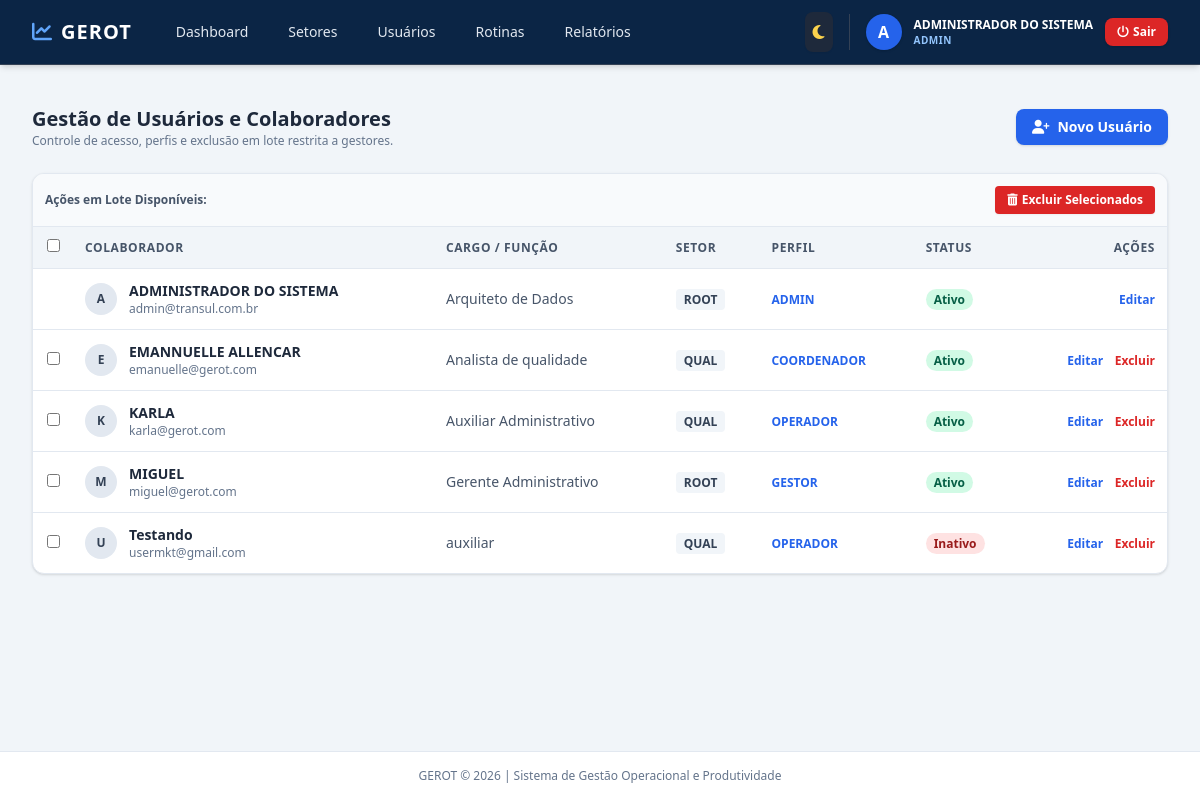
Screenshot of /admin/usuarios (signed in) with the database file from the repository.
### app/models/usuario.py (models this page shows, shortened)
class Usuario(UserMixin, db.Model):
    __tablename__ = 'usuarios'
    id = db.Column(db.Integer, primary_key=True)
    username = db.Column(db.String(64), unique=True, nullable=False, index=True)
    email = db.Column(db.String(120), unique=True, nullable=False, index=True)
    password_hash = db.Column(db.String(256))
    role = db.Column(db.String(20), default='operador', nullable=False)
    ativo = db.Column(db.Boolean, default=False)
    nome_completo = db.Column(db.String(150), nullable=False)
    cpf = db.Column(db.String(14), unique=True, nullable=False)
    rg_numero = db.Column(db.String(20))
    rg_orgao_emissor = db.Column(db.String(20))
    rg_uf = db.Column(db.String(2))
    data_nascimento = db.Column(db.Date)
    sexo = db.Column(db.String(20))
    estado_civil = db.Column(db.String(20))
    telefone_principal = db.Column(db.String(20))
    logradouro = db.Column(db.String(150))
    numero_endereco = db.Column(db.String(20))
    bairro = db.Column(db.String(100))
    cidade = db.Column(db.String(100))
    uf_endereco = db.Column(db.String(2))
    cep = db.Column(db.String(10))
    matricula = db.Column(db.String(50), unique=True, nullable=True)
    cargo = db.Column(db.String(100))
    funcao = db.Column(db.String(100))
    setor_id = db.Column(db.Integer, db.ForeignKey('setores.id'), nullable=False)
    setores_secundarios = db.relationship(
        'Setor',
        secondary=usuario_setores_secundarios,
        backref=db.backref('coordenadores_secundarios', lazy='dynamic')
    )
    tipo_vinculo = db.Column(db.String(50))
    data_admissao = db.Column(db.Date)
    data_cadastro = db.Column(db.DateTime, default=datetime.utcnow)
    ultimo_login = db.Column(db.DateTime)
    status_cadastro = db.Column(db.String(20), default='incompleto')
    cadastrado_por_id = db.Column(db.Integer, db.ForeignKey('usuarios.id'), nullable=True)
    cadastrador = db.relationship('Usuario', remote_side=[id], backref='usuarios_cadastrados')
    lancamentos = db.relationship('Lancamento', backref='autor', lazy='dynamic', foreign_keys='Lancamento.usuario_id')
    correcoes_aprovadas = db.relationship('Lancamento', backref='aprovador', lazy='dynamic', foreign_keys='Lancamento.correcao_aprovada_por')
    @property
    def is_admin(self):
        return self.role == 'admin'

### app/models/setor.py (models this page shows, shortened)
class Setor(db.Model):
    __tablename__ = 'setores'
    id = db.Column(db.Integer, primary_key=True)
    nome = db.Column(db.String(100), unique=True, nullable=False, index=True)
    sigla = db.Column(db.String(20), unique=True, nullable=False)
    codigo_interno = db.Column(db.String(50), unique=True, nullable=False)
    data_criacao_sistema = db.Column(db.DateTime, default=datetime.utcnow)
    ativo = db.Column(db.Boolean, default=True)
    hierarquia_pai_id = db.Column(db.Integer, db.ForeignKey('setores.id'), nullable=True)
    responsavel_id = db.Column(db.Integer, db.ForeignKey('usuarios.id', use_alter=True, name='fk_setor_responsavel'), nullable=True)
    substituto_id = db.Column(db.Integer, db.ForeignKey('usuarios.id', use_alter=True, name='fk_setor_substituto'), nullable=True)
    tipo_setor = db.Column(db.String(30))
    natureza_atuacao = db.Column(db.String(30))
    missao_setor = db.Column(db.Text, nullable=True)
    descricao_atividades = db.Column(db.Text, nullable=True)
    nivel_complexidade = db.Column(db.String(20), default='Média')
    nivel_repetitividade = db.Column(db.String(20), default='Média')
    limite_max_colaboradores = db.Column(db.Integer, default=0)
    cargos_permitidos = db.Column(db.Text)
    turno_operacao = db.Column(db.String(50))
    escala_trabalho = db.Column(db.String(50))
    sub_setores = db.relationship(
        'Setor',
        backref=db.backref('pai', remote_side=[id]),
        lazy='dynamic'
    )
    usuarios = db.relationship(
        'Usuario',
        backref='setor_pertencente',
        lazy='dynamic',
        foreign_keys='Usuario.setor_id',
        cascade='all, delete-orphan'
    )
    atividades = db.relationship('AtividadePadrao', backref='setor_dono', lazy='dynamic', cascade='all, delete-orphan')
    lancamentos = db.relationship('Lancamento', backref='setor_snapshot', lazy='dynamic', cascade='all, delete-orphan')

### app/views/admin.py (the view)
@admin_bp.route('/usuarios')
def listar_usuarios():
    page = request.args.get('page', 1, type=int)
    usuarios_pagination = Usuario.query.order_by(Usuario.nome_completo.asc()).paginate(page=page, per_page=10, error_out=False)
    setores = Setor.query.all()
    return render_template('admin/usuarios.html',
                           usuarios=usuarios_pagination.items,
                           pagination=usuarios_pagination,
                           setores=setores,
                           CalculoBI=CalculoBI)

### app/__init__.py (called while the page is built)
@login_manager.user_loader
def load_user(user_id):
    from app.models.usuario import Usuario
    return Usuario.query.get(int(user_id))

### app/views/admin.py (called while the page is built)
def admin_required(f):
    from functools import wraps
    @wraps(f)
    def decorated_function(*args, **kwargs):
        if not current_user.is_authenticated or not (current_user.is_admin or current_user.is_gestor):
            flash('Acesso negado. Área exclusiva para a Administração e Gestão Geral.', 'danger')
            return redirect(url_for('auth.login'))
        return f(*args, **kwargs)
    return decorated_function

@admin_bp.before_request
@login_required
@admin_required
def before_request():
    pass

### app/templates/admin/usuarios.html (shortened to what this page needs)
{% extends "base.html" %}
{% block content %}
<div class="space-y-6">
    <div class="flex flex-col sm:flex-row justify-between items-start sm:items-center gap-4">
        <div>
            <h2 class="text-xl font-bold text-slate-800 dark:text-slate-100">Gestão de Usuários e Colaboradores</h2>
            <p class="text-xs text-slate-500 dark:text-slate-400">Controle de acesso, perfis e exclusão em lote restrita a gestores.</p>
        </div>
        <a href="{{ url_for('auth.registrar') }}" class="bg-blue-600 hover:bg-blue-700 text-white px-4 py-2 rounded-lg text-sm font-semibold shadow transition flex items-center space-x-2">
            <i class="fa-solid fa-user-plus"></i>
            <span>Novo Usuário</span>
        </a>
    </div>
    <form id="formLoteUsuarios" method="POST" action="{{ url_for('admin.excluir_massa_usuarios') }}">
        <div class="bg-white dark:bg-slate-800 rounded-xl shadow border border-slate-200 dark:border-slate-700 overflow-hidden">
            {% if current_user.is_admin or current_user.is_gestor %}
            <div class="p-3 bg-slate-50 dark:bg-slate-900 border-b border-slate-200 dark:border-slate-700 flex items-center justify-between">
                <span class="text-xs font-semibold text-slate-600 dark:text-slate-400">Ações em Lote Disponíveis:</span>
                <button type="submit" onclick="return confirm('Deseja realmente excluir todos os usuários selecionados?')" class="bg-red-600 hover:bg-red-700 text-white text-xs px-3 py-1.5 rounded font-semibold transition flex items-center space-x-1 shadow-sm">
                    <i class="fa-solid fa-trash-can"></i>
                    <span>Excluir Selecionados</span>
                </button>
            </div>
            {% endif %}
            <div class="overflow-x-auto">
                <table class="w-full text-left border-collapse text-sm">
                    <thead>
                        <tr class="bg-slate-100 dark:bg-slate-900 text-slate-600 dark:text-slate-400 uppercase text-xs tracking-wider border-b border-slate-200 dark:border-slate-700">
                            {% if current_user.is_admin or current_user.is_gestor %}
                            <th class="p-3 text-center w-10">
                                <input type="checkbox" id="selectAllUsers" onclick="toggleAllUsers(this)" class="rounded text-blue-600 focus:ring-blue-500">
                            </th>
                            {% endif %}
                            <th class="p-3">Colaborador</th>
                            <th class="p-3">Cargo / Função</th>
                            <th class="p-3">Setor</th>
                            <th class="p-3">Perfil</th>
                            <th class="p-3">Status</th>
                            <th class="p-3 text-right">Ações</th>
                        </tr>
                    </thead>
                    <tbody class="divide-y divide-slate-200 dark:divide-slate-700">
                        {% if usuarios %}
                        {% for u in usuarios %}
                        <tr class="hover:bg-slate-50 dark:hover:bg-slate-900/40 transition">
                            {% if current_user.is_admin or current_user.is_gestor %}
                            <td class="p-3 text-center">
                                {% if u.id != current_user.id %}
                                <input type="checkbox" name="usuario_ids" value="{{ u.id }}" class="user-checkbox rounded text-blue-600 focus:ring-blue-500">
                                {% endif %}
                            </td>
                            {% endif %}
                            <td class="p-3 flex items-center space-x-3">
                                <div class="w-8 h-8 rounded-full bg-slate-200 dark:bg-slate-700 text-slate-700 dark:text-slate-200 flex items-center justify-center font-bold text-xs">
                                    {{ u.username[0]|upper }}
                                </div>
                                <div>
                                    <span class="block font-semibold text-slate-800 dark:text-slate-100">{{ u.nome_completo }}</span>
                                    <span class="block text-xs text-slate-500">{{ u.email }}</span>
                                </div>
                            </td>
                            <td class="p-3 text-slate-600 dark:text-slate-300">{{ u.cargo or '-' }}</td>
                            <td class="p-3">
                                <span class="px-2 py-0.5 bg-slate-100 dark:bg-slate-700 text-slate-700 dark:text-slate-300 rounded text-xs font-semibold">
                                    {{ u.setor_pertencente.sigla if u.setor_pertencente else 'N/A' }}
                                </span>
                            </td>
                            <td class="p-3">
                                <span class="text-xs uppercase font-bold text-blue-600 dark:text-blue-400">{{ u.role }}</span>
                            </td>
                            <td class="p-3">
                                {% if u.ativo %}
                                <span class="px-2 py-0.5 bg-emerald-100 text-emerald-800 dark:bg-emerald-900/40 dark:text-emerald-300 rounded-full text-xs font-semibold">Ativo</span>
                                {% else %}
                                <span class="px-2 py-0.5 bg-red-100 text-red-800 dark:bg-red-900/40 dark:text-red-300 rounded-full text-xs font-semibold">Inativo</span>
                                {% endif %}
                            </td>
                            <td class="p-3 text-right space-x-2">
                                <a href="{{ url_for('admin.editar_usuario', id=u.id) }}" class="text-blue-600 hover:text-blue-800 dark:text-blue-400 font-semibold text-xs">Editar</a>
                                {% if u.id != current_user.id %}
                                <button type="submit" form="singleDelete_{{ u.id }}" class="text-red-600 hover:text-red-800 text-xs font-semibold">Excluir</button>
                                {% endif %}
                            </td>
                        </tr>
                        {% endfor %}
                        {% else %}
                        <tr>
                            <td colspan="7" class="p-6 text-center text-slate-500">Nenhum usuário cadastrado.</td>
                        </tr>
                        {% endif %}
                    </tbody>
                </table>
            </div>
        </div>
    </form>
</div>
{% endblock %}

### app/templates/base.html (shortened to what this page needs)
<!DOCTYPE html>
<html lang="pt-BR" class="h-full">
<head>
    <script src="https://cdn.tailwindcss.com"></script>
    <link rel="stylesheet" href="https://cdnjs.cloudflare.com/ajax/libs/font-awesome/6.4.0/css/all.min.css">
</head>
<body class="h-full bg-slate-100 dark:bg-slate-900 text-slate-800 dark:text-slate-100 flex flex-col transition-colors duration-200">
    <nav class="bg-primary shadow-md border-b border-slate-700">
        <div class="max-w-7xl mx-auto px-4 sm:px-6 lg:px-8">
            <div class="flex justify-between h-16">
                <div class="flex items-center space-x-8">
                    <a href="{{ url_for('index') }}" class="flex items-center space-x-2 text-white font-bold text-xl tracking-wider">
                        <i class="fa-solid fa-chart-line text-blue-400"></i>
                        <span>GEROT</span>
                    </a>
                    {% if current_user.is_authenticated %}
                    <div class="hidden md:flex space-x-4">
                        {% if current_user.is_admin or current_user.is_gestor or current_user.is_coordenador %}
                        <a href="{{ url_for('gestao.dashboard') }}" class="text-slate-200 hover:text-white px-3 py-2 rounded-md text-sm font-medium transition">Dashboard</a>
                        <a href="{{ url_for('admin.listar_setores') }}" class="text-slate-200 hover:text-white px-3 py-2 rounded-md text-sm font-medium transition">Setores</a>
                        <a href="{{ url_for('admin.listar_usuarios') }}" class="text-slate-200 hover:text-white px-3 py-2 rounded-md text-sm font-medium transition">Usuários</a>
                        <a href="{{ url_for('gestao.listar_atividades') }}" class="text-slate-200 hover:text-white px-3 py-2 rounded-md text-sm font-medium transition">Rotinas</a>
                        <a href="{{ url_for('relatorios.index') }}" class="text-slate-200 hover:text-white px-3 py-2 rounded-md text-sm font-medium transition">Relatórios</a>
                        {% endif %}
                    </div>
                    {% endif %}
                </div>
                <div class="flex items-center space-x-4">
                    <button id="theme-toggle" type="button" class="text-slate-300 hover:text-white bg-slate-800 p-2 rounded-lg focus:outline-none transition shadow-sm cursor-pointer" title="Alternar Visualização Dia/Noite">
                        <i id="theme-toggle-dark-icon" class="fa-solid fa-moon hidden text-amber-300"></i>
                    </button>
                    {% if current_user.is_authenticated %}
                    <div class="flex items-center space-x-3 border-l border-slate-700 pl-4">
                        <div class="w-9 h-9 rounded-full bg-blue-600 text-white flex items-center justify-center font-bold shadow">
                            {{ current_user.nome_completo[0]|upper }}
                        </div>
                        <div class="hidden lg:block text-left">
                            <span class="block text-xs font-semibold text-white">{{ current_user.nome_completo }}</span>
                            <span class="block text-[10px] uppercase tracking-wider text-blue-300 font-bold">{{ current_user.role }}</span>
                        </div>
                        <a href="{{ url_for('auth.logout') }}" class="bg-red-600 hover:bg-red-700 text-white px-3 py-1.5 rounded-lg text-xs font-semibold shadow transition flex items-center space-x-1">
                            <i class="fa-solid fa-power-off"></i>
                            <span class="hidden sm:inline">Sair</span>
                        </a>
                    </div>
                    {% else %}
                    <a href="{{ url_for('auth.login') }}" class="bg-blue-600 hover:bg-blue-700 text-white px-4 py-2 rounded-lg text-sm font-semibold shadow transition">Entrar</a>
                    {% endif %}
                </div>
            </div>
        </div>
    </nav>
    <main class="flex-1 max-w-7xl w-full mx-auto px-4 sm:px-6 lg:px-8 py-6">
        {% block content %}{% endblock %}
    </main>
    <footer class="bg-white dark:bg-slate-800 border-t border-slate-200 dark:border-slate-700 py-4 text-center text-xs text-slate-500 dark:text-slate-400">
        GEROT © 2026 | Sistema de Gestão Operacional e Produtividade
    </footer>
</body>
</html>

### rows the page displays
Usuario: nome_completo "A", nome_completo "ADMINISTRADOR DO SISTEMA", role "ADMIN", username "A", email "admin@transul.com.br", cargo "Arquiteto de Dados", setor_pertencente "ROOT", ativo "Ativo"
Usuario: username "E", nome_completo "EMANNUELLE ALLENCAR", email "emanuelle@gerot.com", cargo "Analista de qualidade", setor_pertencente "QUAL", role "COORDENADOR", ativo "Ativo"
Usuario: username "K", nome_completo "KARLA", email "karla@gerot.com", cargo "Auxiliar Administrativo", setor_pertencente "QUAL", role "OPERADOR", ativo "Ativo"
Usuario: username "M", nome_completo "MIGUEL", email "miguel@gerot.com", cargo "Gerente Administrativo", setor_pertencente "ROOT", role "GESTOR", ativo "Ativo"
Usuario: username "U", nome_completo "Testando", email "usermkt@gmail.com", cargo "auxiliar", setor_pertencente "QUAL", role "OPERADOR", ativo "Inativo"
